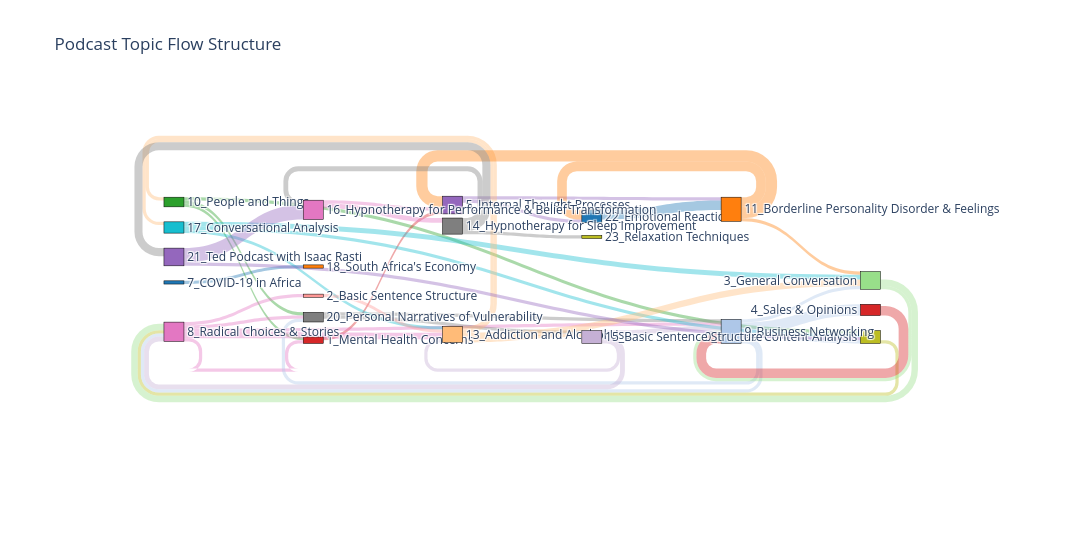

Notebook code cell kept with this figure:
### Markdown cell above
#### Narretive flow without outliers

### Code cell
sankey(G_clean, 1)

### Figure 1 — Plotly figure (JSON) as saved in the notebook; plotly's stock layout.template omitted (floating-point values rounded to 4 significant figures)
{"data": [{"arrangement": "snap", "link": {"color": ["rgba(31, 119, 180, 0.4)", "rgba(44, 160, 44, 0.4)", "rgba(44, 160, 44, 0.4)", "rgba(44, 160, 44, 0.4)", "rgba(214, 39, 40, 0.4)", "rgba(148, 103, 189, 0.4)", "rgba(148, 103, 189, 0.4)", "rgba(227, 119, 194, 0.4)", "rgba(227, 119, 194, 0.4)", "rgba(227, 119, 194, 0.4)", "rgba(227, 119, 194, 0.4)", "rgba(227, 119, 194, 0.4)", "rgba(127, 127, 127, 0.4)", "rgba(127, 127, 127, 0.4)", "rgba(188, 189, 34, 0.4)", "rgba(23, 190, 207, 0.4)", "rgba(23, 190, 207, 0.4)", "rgba(23, 190, 207, 0.4)", "rgba(174, 199, 232, 0.4)", "rgba(174, 199, 232, 0.4)", "rgba(174, 199, 232, 0.4)", "rgba(174, 199, 232, 0.4)", "rgba(174, 199, 232, 0.4)", "rgba(255, 187, 120, 0.4)", "rgba(255, 187, 120, 0.4)", "rgba(255, 187, 120, 0.4)", "rgba(255, 187, 120, 0.4)", "rgba(152, 223, 138, 0.4)", "rgba(152, 223, 138, 0.4)", "rgba(255, 152, 150, 0.4)", "rgba(197, 176, 213, 0.4)", "rgba(197, 176, 213, 0.4)", "rgba(197, 176, 213, 0.4)", "rgba(31, 119, 180, 0.4)", "rgba(255, 127, 14, 0.4)", "rgba(255, 127, 14, 0.4)", "rgba(255, 127, 14, 0.4)", "rgba(214, 39, 40, 0.4)", "rgba(148, 103, 189, 0.4)", "rgba(148, 103, 189, 0.4)", "rgba(227, 119, 194, 0.4)", "rgba(227, 119, 194, 0.4)", "rgba(127, 127, 127, 0.4)", "rgba(127, 127, 127, 0.4)", "rgba(127, 127, 127, 0.4)"], "source": [0, 2, 2, 2, 3, 4, 4, 6, 6, 6, 6, 6, 7, 7, 8, 9, 9, 9, 10, 10, 10, 10, 10, 11, 11, 11, 11, 12, 12, 13, 14, 14, 14, 15, 16, 16, 16, 18, 19, 19, 21, 21, 22, 22, 22], "target": [1, 7, 3, 8, 4, 15, 16, 13, 3, 11, 10, 7, 14, 10, 6, 8, 11, 12, 8, 6, 7, 12, 18, 12, 2, 9, 14, 6, 10, 11, 6, 11, 10, 16, 12, 15, 4, 10, 21, 8, 22, 4, 21, 19, 23], "value": [2, 2, 2, 2, 2, 2, 2, 2, 2, 4, 2, 2, 2, 2, 2, 2, 2, 3, 2, 2, 2, 2, 7, 4, 2, 2, 2, 4, 2, 2, 3, 2, 3, 6, 2, 6, 7, 6, 9, 2, 3, 2, 3, 5, 2]}, "node": {"align": "left", "color": ["#1f77b4", "#ff7f0e", "#2ca02c", "#d62728", "#9467bd", "#8c564b", "#e377c2", "#7f7f7f", "#bcbd22", "#17becf", "#aec7e8", "#ffbb78", "#98df8a", "#ff9896", "#c5b0d5", "#1f77b4", "#ff7f0e", "#2ca02c", "#d62728", "#9467bd", "#8c564b", "#e377c2", "#7f7f7f", "#bcbd22"], "label": ["7_COVID-19 in Africa", "18_South Africa's Economy", "10_People and Things", "1_Mental Health Concerns", "5_Internal Thought Processes", "19_Cancer Grief and Recovery", "8_Radical Choices & Stories", "20_Personal Narratives of Vulnerability", "0_Podcast Content Analysis", "17_Conversational Analysis", "9_Business Networking", "13_Addiction and Alcohol Use", "3_General Conversation", "2_Basic Sentence Structure", "15_Basic Sentence Structure", "22_Emotional Reactions", "11_Borderline Personality Disorder & Feelings", "12_Vegan Lifestyle", "4_Sales & Opinions", "21_Ted Podcast with Isaac Rasti", "6_Intermittent Fasting and Weight Loss", "16_Hypnotherapy for Performance & Belief Transformation", "14_Hypnotherapy for Sleep Improvement", "23_Relaxation Techniques"], "line": {"color": "black", "width": 0.5}, "pad": 15, "thickness": 20}, "type": "sankey", "valueformat": ".0f", "valuesuffix": "TWh"}], "layout": {"font": {"size": 12}, "height": 550, "title": {"text": "Podcast Topic Flow Structure"}, "width": 1400}}
